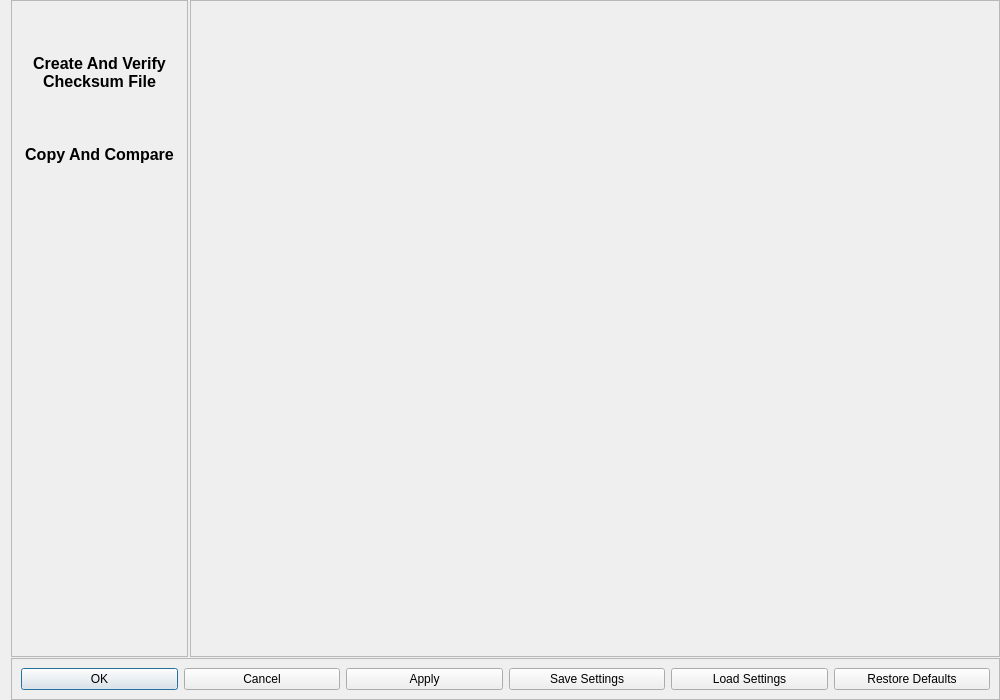
<?xml version="1.0" encoding="UTF-8"?>
<ui version="4.0">
 <class>settingsMain</class>
 <widget class="QDialog" name="settingsMain">
  <property name="geometry">
   <rect>
    <x>0</x>
    <y>0</y>
    <width>1000</width>
    <height>700</height>
   </rect>
  </property>
  <property name="windowTitle">
   <string>Checksum1 Settings</string>
  </property>
  <layout class="QGridLayout" name="gridLayout">
   <property name="topMargin">
    <number>0</number>
   </property>
   <property name="rightMargin">
    <number>0</number>
   </property>
   <property name="bottomMargin">
    <number>0</number>
   </property>
   <property name="spacing">
    <number>1</number>
   </property>
   <item row="1" column="2" colspan="3">
    <widget class="QFrame" name="frame_bottom">
     <property name="sizePolicy">
      <sizepolicy hsizetype="Preferred" vsizetype="Fixed">
       <horstretch>0</horstretch>
       <verstretch>0</verstretch>
      </sizepolicy>
     </property>
     <property name="minimumSize">
      <size>
       <width>0</width>
       <height>0</height>
      </size>
     </property>
     <property name="sizeIncrement">
      <size>
       <width>0</width>
       <height>0</height>
      </size>
     </property>
     <property name="baseSize">
      <size>
       <width>0</width>
       <height>0</height>
      </size>
     </property>
     <property name="frameShape">
      <enum>QFrame::StyledPanel</enum>
     </property>
     <property name="frameShadow">
      <enum>QFrame::Raised</enum>
     </property>
     <layout class="QHBoxLayout" name="horizontalLayout">
      <item>
       <widget class="QPushButton" name="ok01">
        <property name="text">
         <string>OK</string>
        </property>
       </widget>
      </item>
      <item>
       <widget class="QPushButton" name="cancel01">
        <property name="text">
         <string>Cancel</string>
        </property>
       </widget>
      </item>
      <item>
       <widget class="QPushButton" name="apply01">
        <property name="text">
         <string>Apply</string>
        </property>
       </widget>
      </item>
      <item>
       <widget class="QPushButton" name="saveSettings01">
        <property name="text">
         <string>Save Settings</string>
        </property>
       </widget>
      </item>
      <item>
       <widget class="QPushButton" name="loadSettings01">
        <property name="text">
         <string>Load Settings</string>
        </property>
       </widget>
      </item>
      <item>
       <widget class="QPushButton" name="restoreDefaults01">
        <property name="text">
         <string>Restore Defaults</string>
        </property>
       </widget>
      </item>
     </layout>
    </widget>
   </item>
   <item row="0" column="4">
    <widget class="QFrame" name="frame01">
     <property name="sizePolicy">
      <sizepolicy hsizetype="Preferred" vsizetype="Preferred">
       <horstretch>0</horstretch>
       <verstretch>0</verstretch>
      </sizepolicy>
     </property>
     <property name="frameShape">
      <enum>QFrame::StyledPanel</enum>
     </property>
     <property name="frameShadow">
      <enum>QFrame::Raised</enum>
     </property>
     <layout class="QGridLayout" name="gridLayout_2">
      <property name="leftMargin">
       <number>5</number>
      </property>
      <property name="topMargin">
       <number>5</number>
      </property>
      <property name="rightMargin">
       <number>5</number>
      </property>
      <property name="bottomMargin">
       <number>5</number>
      </property>
      <property name="spacing">
       <number>5</number>
      </property>
      <item row="0" column="0">
       <widget class="QStackedWidget" name="stackedWidget01">
        <property name="currentIndex">
         <number>0</number>
        </property>
        <widget class="QWidget" name="page01">
         <layout class="QGridLayout" name="gridLayout_4"/>
        </widget>
        <widget class="QWidget" name="page02">
         <layout class="QGridLayout" name="gridLayout_3">
          <item row="0" column="0">
           <widget class="QScrollArea" name="scrollArea02">
            <property name="widgetResizable">
             <bool>true</bool>
            </property>
            <widget class="QWidget" name="scrollAreaWidgetContents02">
             <property name="geometry">
              <rect>
               <x>0</x>
               <y>0</y>
               <width>783</width>
               <height>623</height>
              </rect>
             </property>
             <layout class="QVBoxLayout" name="verticalLayout_2">
              <item>
               <widget class="QLabel" name="label_basicFilters01">
                <property name="font">
                 <font>
                  <pointsize>10</pointsize>
                  <bold>false</bold>
                 </font>
                </property>
                <property name="frameShape">
                 <enum>QFrame::NoFrame</enum>
                </property>
                <property name="text">
                 <string>&lt;html&gt;&lt;head/&gt;&lt;body&gt;&lt;p&gt;&lt;span style=&quot; font-size:12pt; font-weight:600;&quot;&gt;Basic File Filters:&lt;/span&gt;&lt;/p&gt;&lt;/body&gt;&lt;/html&gt;</string>
                </property>
                <property name="alignment">
                 <set>Qt::AlignLeading|Qt::AlignLeft|Qt::AlignVCenter</set>
                </property>
               </widget>
              </item>
              <item>
               <widget class="QCheckBox" name="checkBox_showHidden01">
                <property name="sizePolicy">
                 <sizepolicy hsizetype="Preferred" vsizetype="Preferred">
                  <horstretch>0</horstretch>
                  <verstretch>0</verstretch>
                 </sizepolicy>
                </property>
                <property name="font">
                 <font>
                  <pointsize>10</pointsize>
                 </font>
                </property>
                <property name="text">
                 <string>Show Hidden Files</string>
                </property>
               </widget>
              </item>
              <item>
               <widget class="QCheckBox" name="checkBox_showSystem01">
                <property name="sizePolicy">
                 <sizepolicy hsizetype="Preferred" vsizetype="Preferred">
                  <horstretch>0</horstretch>
                  <verstretch>0</verstretch>
                 </sizepolicy>
                </property>
                <property name="font">
                 <font>
                  <pointsize>10</pointsize>
                 </font>
                </property>
                <property name="text">
                 <string>Show System Files</string>
                </property>
               </widget>
              </item>
              <item>
               <widget class="QCheckBox" name="checkBox_hideSymLinks01">
                <property name="sizePolicy">
                 <sizepolicy hsizetype="Preferred" vsizetype="Preferred">
                  <horstretch>0</horstretch>
                  <verstretch>0</verstretch>
                 </sizepolicy>
                </property>
                <property name="font">
                 <font>
                  <pointsize>10</pointsize>
                 </font>
                </property>
                <property name="text">
                 <string>Hide Shortcuts And Symbolic Links</string>
                </property>
               </widget>
              </item>
              <item>
               <spacer name="verticalSpacer02_01">
                <property name="orientation">
                 <enum>Qt::Vertical</enum>
                </property>
                <property name="sizeType">
                 <enum>QSizePolicy::Fixed</enum>
                </property>
                <property name="sizeHint" stdset="0">
                 <size>
                  <width>20</width>
                  <height>7</height>
                 </size>
                </property>
               </spacer>
              </item>
              <item>
               <widget class="QLabel" name="label_advFilters01">
                <property name="font">
                 <font>
                  <pointsize>10</pointsize>
                 </font>
                </property>
                <property name="frameShape">
                 <enum>QFrame::NoFrame</enum>
                </property>
                <property name="text">
                 <string>&lt;html&gt;&lt;head/&gt;&lt;body&gt;&lt;p&gt;&lt;span style=&quot; font-size:12pt; font-weight:600;&quot;&gt;Advanced Filters:&lt;/span&gt;&lt;/p&gt;&lt;/body&gt;&lt;/html&gt;</string>
                </property>
                <property name="alignment">
                 <set>Qt::AlignLeading|Qt::AlignLeft|Qt::AlignVCenter</set>
                </property>
               </widget>
              </item>
              <item>
               <widget class="QCheckBox" name="checkBox_dontFollowSymLinks01">
                <property name="sizePolicy">
                 <sizepolicy hsizetype="Preferred" vsizetype="Preferred">
                  <horstretch>0</horstretch>
                  <verstretch>0</verstretch>
                 </sizepolicy>
                </property>
                <property name="font">
                 <font>
                  <pointsize>10</pointsize>
                 </font>
                </property>
                <property name="text">
                 <string>Don't Follow Shortcuts Or Symbolic Links
(Recommended On Windows)</string>
                </property>
                <property name="checked">
                 <bool>false</bool>
                </property>
               </widget>
              </item>
              <item>
               <widget class="QCheckBox" name="checkBox_dontUseIcons01">
                <property name="sizePolicy">
                 <sizepolicy hsizetype="Preferred" vsizetype="Preferred">
                  <horstretch>0</horstretch>
                  <verstretch>0</verstretch>
                 </sizepolicy>
                </property>
                <property name="font">
                 <font>
                  <pointsize>10</pointsize>
                 </font>
                </property>
                <property name="text">
                 <string>Don't Use Custom Icons</string>
                </property>
               </widget>
              </item>
              <item>
               <widget class="QCheckBox" name="checkBox_dontWatchFS01">
                <property name="sizePolicy">
                 <sizepolicy hsizetype="Preferred" vsizetype="Preferred">
                  <horstretch>0</horstretch>
                  <verstretch>0</verstretch>
                 </sizepolicy>
                </property>
                <property name="font">
                 <font>
                  <pointsize>10</pointsize>
                 </font>
                </property>
                <property name="text">
                 <string>Don't Watch File System</string>
                </property>
               </widget>
              </item>
              <item>
               <spacer name="verticalSpacer02_02">
                <property name="orientation">
                 <enum>Qt::Vertical</enum>
                </property>
                <property name="sizeType">
                 <enum>QSizePolicy::Fixed</enum>
                </property>
                <property name="sizeHint" stdset="0">
                 <size>
                  <width>20</width>
                  <height>7</height>
                 </size>
                </property>
               </spacer>
              </item>
              <item>
               <widget class="QLabel" name="label_verifySettings01">
                <property name="text">
                 <string>&lt;html&gt;&lt;head/&gt;&lt;body&gt;&lt;p&gt;&lt;span style=&quot; font-size:12pt; font-weight:600;&quot;&gt;Verify Checksum Settings:&lt;/span&gt;&lt;/p&gt;&lt;/body&gt;&lt;/html&gt;</string>
                </property>
               </widget>
              </item>
              <item>
               <widget class="QCheckBox" name="checkBox_verifyByFullName01">
                <property name="font">
                 <font>
                  <pointsize>10</pointsize>
                 </font>
                </property>
                <property name="text">
                 <string>Use Full File Name Plus Checksum To Find Matches</string>
                </property>
               </widget>
              </item>
              <item>
               <widget class="QCheckBox" name="checkBox_verifyByRelativeName01">
                <property name="font">
                 <font>
                  <pointsize>10</pointsize>
                 </font>
                </property>
                <property name="text">
                 <string>Use Relative File Name Plus Checksum To Find Matches</string>
                </property>
               </widget>
              </item>
              <item>
               <widget class="QCheckBox" name="checkBox_verifyByFileName01">
                <property name="sizePolicy">
                 <sizepolicy hsizetype="Preferred" vsizetype="Preferred">
                  <horstretch>0</horstretch>
                  <verstretch>0</verstretch>
                 </sizepolicy>
                </property>
                <property name="font">
                 <font>
                  <pointsize>10</pointsize>
                 </font>
                </property>
                <property name="text">
                 <string>Use File Name Plus Checksum To Find Matches</string>
                </property>
               </widget>
              </item>
              <item>
               <spacer name="verticalSpacer02_04">
                <property name="orientation">
                 <enum>Qt::Vertical</enum>
                </property>
                <property name="sizeType">
                 <enum>QSizePolicy::Fixed</enum>
                </property>
                <property name="sizeHint" stdset="0">
                 <size>
                  <width>20</width>
                  <height>7</height>
                 </size>
                </property>
               </spacer>
              </item>
              <item>
               <widget class="QLabel" name="label_miscSettings01">
                <property name="font">
                 <font>
                  <pointsize>10</pointsize>
                 </font>
                </property>
                <property name="text">
                 <string>&lt;html&gt;&lt;head/&gt;&lt;body&gt;&lt;p&gt;&lt;span style=&quot; font-size:12pt; font-weight:600;&quot;&gt;Miscellaneous Settings:&lt;/span&gt;&lt;/p&gt;&lt;/body&gt;&lt;/html&gt;</string>
                </property>
               </widget>
              </item>
              <item>
               <widget class="QCheckBox" name="checkBox_listAllFiles01">
                <property name="sizePolicy">
                 <sizepolicy hsizetype="Preferred" vsizetype="Preferred">
                  <horstretch>0</horstretch>
                  <verstretch>0</verstretch>
                 </sizepolicy>
                </property>
                <property name="font">
                 <font>
                  <pointsize>10</pointsize>
                 </font>
                </property>
                <property name="text">
                 <string>Show All Files To Be Checksumed Prior To Start</string>
                </property>
               </widget>
              </item>
              <item>
               <widget class="QCheckBox" name="checkBox_allowAutoThreads01">
                <property name="sizePolicy">
                 <sizepolicy hsizetype="Preferred" vsizetype="Preferred">
                  <horstretch>0</horstretch>
                  <verstretch>0</verstretch>
                 </sizepolicy>
                </property>
                <property name="font">
                 <font>
                  <pointsize>10</pointsize>
                 </font>
                </property>
                <property name="text">
                 <string>Allow Program To Determine Number Of Threads To Use</string>
                </property>
               </widget>
              </item>
              <item>
               <widget class="QLabel" name="label_numThreads01">
                <property name="sizePolicy">
                 <sizepolicy hsizetype="Preferred" vsizetype="Preferred">
                  <horstretch>0</horstretch>
                  <verstretch>0</verstretch>
                 </sizepolicy>
                </property>
                <property name="minimumSize">
                 <size>
                  <width>0</width>
                  <height>0</height>
                 </size>
                </property>
                <property name="baseSize">
                 <size>
                  <width>0</width>
                  <height>0</height>
                 </size>
                </property>
                <property name="font">
                 <font>
                  <pointsize>9</pointsize>
                 </font>
                </property>
                <property name="lineWidth">
                 <number>0</number>
                </property>
                <property name="text">
                 <string>&lt;!DOCTYPE HTML PUBLIC &quot;-//W3C//DTD HTML 4.0//EN&quot; &quot;http://www.w3.org/TR/REC-html40/strict.dtd&quot;&gt;
&lt;html&gt;&lt;head&gt;&lt;meta name=&quot;qrichtext&quot; content=&quot;1&quot; /&gt;&lt;style type=&quot;text/css&quot;&gt;
p, li { white-space: pre-wrap; }
&lt;/style&gt;&lt;/head&gt;&lt;body style=&quot; font-family:'MS Shell Dlg 2'; font-size:8pt; font-weight:400; font-style:normal;&quot;&gt;
&lt;p style=&quot; margin-top:12px; margin-bottom:12px; margin-left:0px; margin-right:0px; -qt-block-indent:0; text-indent:0px;&quot;&gt;&lt;span style=&quot; font-size:10pt;&quot;&gt;Number Of Threads Used For Checksum And Verify:&lt;/span&gt;&lt;/p&gt;&lt;/body&gt;&lt;/html&gt;</string>
                </property>
                <property name="textFormat">
                 <enum>Qt::RichText</enum>
                </property>
                <property name="scaledContents">
                 <bool>false</bool>
                </property>
                <property name="alignment">
                 <set>Qt::AlignLeading|Qt::AlignLeft|Qt::AlignVCenter</set>
                </property>
                <property name="wordWrap">
                 <bool>false</bool>
                </property>
               </widget>
              </item>
              <item>
               <widget class="QSpinBox" name="spinBox_numberOfThreads01">
                <property name="sizePolicy">
                 <sizepolicy hsizetype="Preferred" vsizetype="Fixed">
                  <horstretch>0</horstretch>
                  <verstretch>0</verstretch>
                 </sizepolicy>
                </property>
                <property name="minimum">
                 <number>1</number>
                </property>
                <property name="maximum">
                 <number>20</number>
                </property>
               </widget>
              </item>
              <item>
               <spacer name="verticalSpacer02_03">
                <property name="orientation">
                 <enum>Qt::Vertical</enum>
                </property>
                <property name="sizeType">
                 <enum>QSizePolicy::Fixed</enum>
                </property>
                <property name="sizeHint" stdset="0">
                 <size>
                  <width>20</width>
                  <height>7</height>
                 </size>
                </property>
               </spacer>
              </item>
             </layout>
            </widget>
           </widget>
          </item>
         </layout>
        </widget>
        <widget class="QWidget" name="page03">
         <layout class="QGridLayout" name="gridLayout_6">
          <item row="0" column="0">
           <widget class="QScrollArea" name="scrollArea03">
            <property name="widgetResizable">
             <bool>true</bool>
            </property>
            <widget class="QWidget" name="scrollAreaWidgetContents03">
             <property name="geometry">
              <rect>
               <x>0</x>
               <y>0</y>
               <width>783</width>
               <height>623</height>
              </rect>
             </property>
             <layout class="QVBoxLayout" name="verticalLayout_5">
              <item>
               <widget class="QLabel" name="label_compareOperation01">
                <property name="font">
                 <font>
                  <pointsize>12</pointsize>
                  <bold>true</bold>
                 </font>
                </property>
                <property name="text">
                 <string>&lt;html&gt;&lt;head/&gt;&lt;body&gt;&lt;p&gt;Compare Operations:&lt;/p&gt;&lt;/body&gt;&lt;/html&gt;</string>
                </property>
               </widget>
              </item>
              <item>
               <widget class="QCheckBox" name="checkBox_compareByFullName05">
                <property name="font">
                 <font>
                  <pointsize>10</pointsize>
                 </font>
                </property>
                <property name="text">
                 <string>Compare By Full File Name Plus Checksum</string>
                </property>
               </widget>
              </item>
              <item>
               <widget class="QCheckBox" name="checkBox_compareByRelativeName05">
                <property name="font">
                 <font>
                  <pointsize>10</pointsize>
                 </font>
                </property>
                <property name="text">
                 <string>Compare By Relative File Name Plus Checksum</string>
                </property>
               </widget>
              </item>
              <item>
               <widget class="QCheckBox" name="checkBox_compareByFileName05">
                <property name="font">
                 <font>
                  <pointsize>10</pointsize>
                 </font>
                </property>
                <property name="text">
                 <string>Compare By File Name Plus Checksum</string>
                </property>
               </widget>
              </item>
              <item>
               <spacer name="verticalSpacer03_04">
                <property name="orientation">
                 <enum>Qt::Vertical</enum>
                </property>
                <property name="sizeHint" stdset="0">
                 <size>
                  <width>20</width>
                  <height>40</height>
                 </size>
                </property>
               </spacer>
              </item>
             </layout>
            </widget>
           </widget>
          </item>
         </layout>
        </widget>
       </widget>
      </item>
     </layout>
    </widget>
   </item>
   <item row="0" column="2">
    <widget class="QFrame" name="frame_settings01">
     <property name="frameShape">
      <enum>QFrame::StyledPanel</enum>
     </property>
     <property name="frameShadow">
      <enum>QFrame::Raised</enum>
     </property>
     <layout class="QVBoxLayout" name="verticalLayout">
      <item>
       <spacer name="verticalSpacer01">
        <property name="orientation">
         <enum>Qt::Vertical</enum>
        </property>
        <property name="sizeType">
         <enum>QSizePolicy::Preferred</enum>
        </property>
        <property name="sizeHint" stdset="0">
         <size>
          <width>20</width>
          <height>40</height>
         </size>
        </property>
       </spacer>
      </item>
      <item>
       <widget class="QPushButton" name="pushButton_checksumFileSettings01">
        <property name="font">
         <font>
          <pointsize>12</pointsize>
          <bold>true</bold>
         </font>
        </property>
        <property name="text">
         <string>Create And Verify
Checksum File</string>
        </property>
        <property name="checkable">
         <bool>true</bool>
        </property>
        <property name="flat">
         <bool>true</bool>
        </property>
       </widget>
      </item>
      <item>
       <spacer name="verticalSpacer02">
        <property name="orientation">
         <enum>Qt::Vertical</enum>
        </property>
        <property name="sizeType">
         <enum>QSizePolicy::Preferred</enum>
        </property>
        <property name="sizeHint" stdset="0">
         <size>
          <width>20</width>
          <height>40</height>
         </size>
        </property>
       </spacer>
      </item>
      <item>
       <widget class="QPushButton" name="pushButton_copyCompareSettings01">
        <property name="font">
         <font>
          <pointsize>12</pointsize>
          <bold>true</bold>
         </font>
        </property>
        <property name="text">
         <string>Copy And Compare</string>
        </property>
        <property name="checkable">
         <bool>true</bool>
        </property>
        <property name="flat">
         <bool>true</bool>
        </property>
       </widget>
      </item>
      <item>
       <spacer name="verticalSpacer03">
        <property name="orientation">
         <enum>Qt::Vertical</enum>
        </property>
        <property name="sizeType">
         <enum>QSizePolicy::MinimumExpanding</enum>
        </property>
        <property name="sizeHint" stdset="0">
         <size>
          <width>20</width>
          <height>40</height>
         </size>
        </property>
       </spacer>
      </item>
     </layout>
    </widget>
   </item>
  </layout>
 </widget>
 <resources/>
 <connections/>
</ui>
